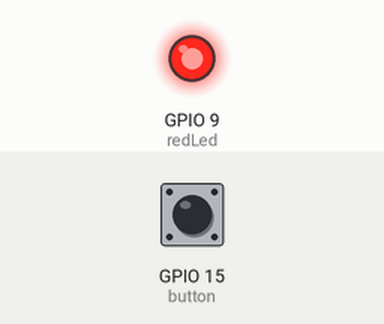
Recording of a sketch running on a simulated ESP32-S3. On the bench: output pins drawn as LEDs (lit = HIGH). The inputs (shaded band) are chosen by the test bench; at power-on: GPIO 15 (button) LOW.

Above: at 1.2 s.
1.3 s: GPIO 15 (button) pulled HIGH for 0.15 s
At 1.37 s:
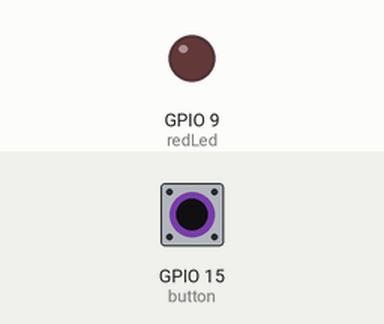
2.9 s: GPIO 15 (button) pulled HIGH for 3.2 s
At 7.3 s:
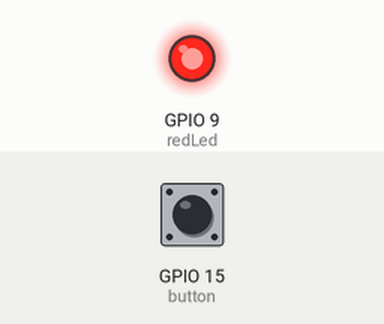
Timing chart, 0 to 8.8 s (numbered marks = the images above; inputs shaded):
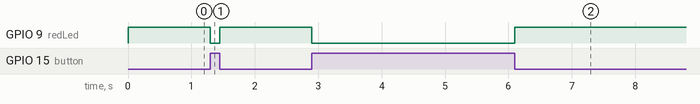

The sketch:

sketch.ino
```cpp
const int redLed = 9;
const int button = 15;
int buttonStatus = 0;

void setup() {
  pinMode(button, INPUT);
  pinMode(redLed, OUTPUT);
  Serial.begin(115200);
}

void loop() {
  buttonStatus = digitalRead(button);
  if(buttonStatus == 0){
    digitalWrite(redLed, HIGH);
  }
  else{
    digitalWrite(redLed, LOW);
  }

}
```

Measured:
- after the input at 1.3 s, GPIO 9 (redLed): HIGH → LOW at once, → HIGH 0.15 s later
- after the input at 2.9 s, GPIO 9 (redLed): HIGH → LOW at once, → HIGH 3.2 s later
